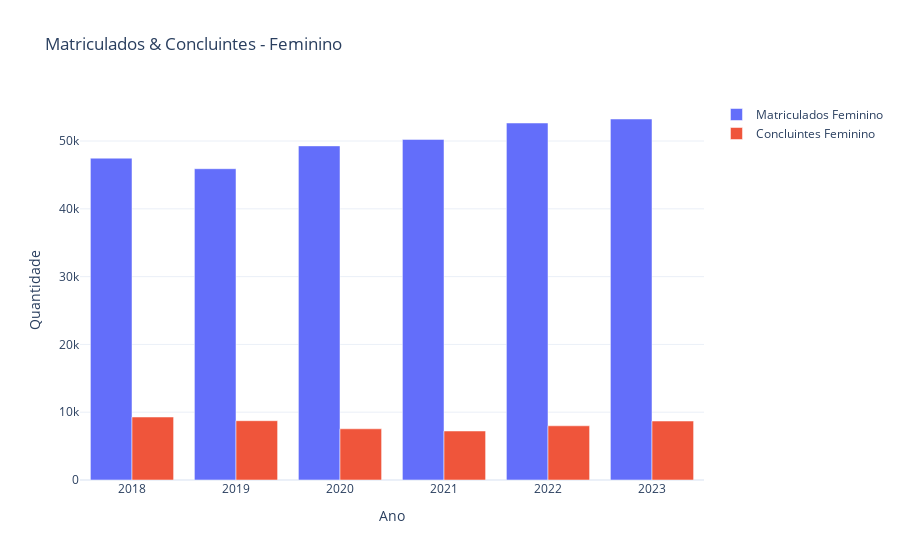

This figure's notebook cell:
### Code cell
# 🔹 Gráfico Feminino
fig_fem = go.Figure()
fig_fem.add_trace(go.Bar(x=dados_agrupados.index, y=dados_agrupados["QT_MAT_FEM"], name="Matriculados Feminino"))
fig_fem.add_trace(go.Bar(x=dados_agrupados.index, y=dados_agrupados["QT_CONC_FEM"], name="Concluintes Feminino"))
fig_fem.update_layout(
    title="Matriculados & Concluintes - Feminino",
    xaxis_title="Ano",
    yaxis_title="Quantidade",
    barmode="group",
    template="plotly_white"
)

### Figure 1 — Plotly figure (JSON) as saved in the notebook; plotly's stock layout.template omitted (floating-point values rounded to 4 significant figures)
{"data": [{"name": "Matriculados Feminino", "type": "bar", "x": ["2018", "2019", "2020", "2021", "2022", "2023"], "y": [47470.0, 45920.0, 49280.0, 50240.0, 52660.0, 53250.0]}, {"name": "Concluintes Feminino", "type": "bar", "x": ["2018", "2019", "2020", "2021", "2022", "2023"], "y": [9290.0, 8746.0, 7551.0, 7226.0, 7993.0, 8697.0]}], "layout": {"barmode": "group", "title": {"text": "Matriculados & Concluintes - Feminino"}, "xaxis": {"title": {"text": "Ano"}}, "yaxis": {"title": {"text": "Quantidade"}}}}
